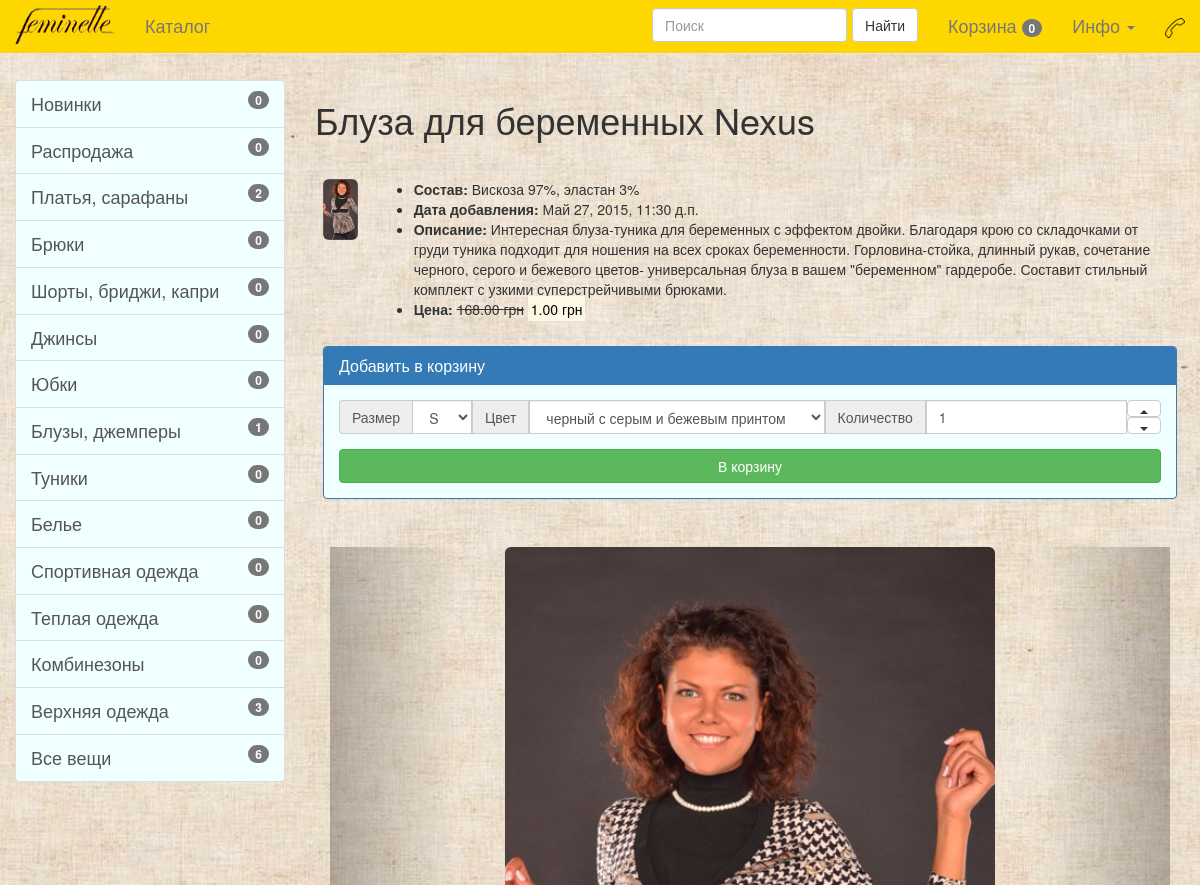
The app's page /catalogue/6 (upper part), older data.
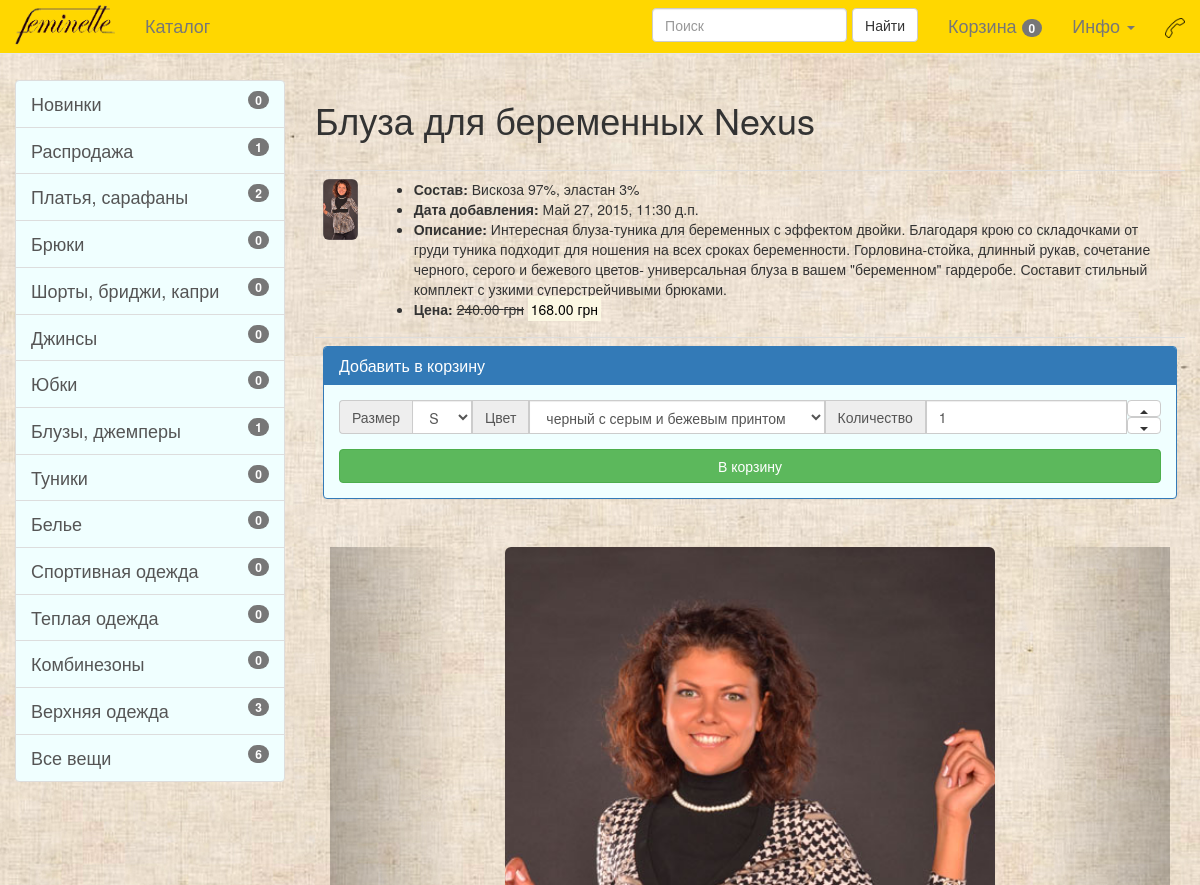
The same page, newer data.
### main/models.py (models this page shows, shortened)
class Product(models.Model):
    article = models.CharField(max_length=25, null=True, blank=True, default='AA0011')
    code = models.IntegerField(null=True, blank=True)
    position = models.IntegerField(null=True, blank=True, default=1)
    name = models.CharField(max_length=225)
    product_class = models.ManyToManyField(Product_class, related_name='product_class+', null=True, blank=True)
    manufacturer = models.CharField(max_length=100, default='TM \"Feminelle\"')
    season = models.CharField(max_length=25, null=True, blank=True)
    product_color = models.ManyToManyField(Product_color, related_name='product_color', null=True, blank=True)
    product_size = models.ManyToManyField(Product_size, related_name='product_size', null=True, blank=True)
    image = models.FileField(upload_to='product_title_pictures', null=True, blank=True)
    structure = models.CharField(max_length=255, null=True, blank=True)
    description = models.TextField(null=True, blank=True)
    promotion = models.CharField(max_length=225, null=True, blank=True)
    promotioin_modifier = models.DecimalField(max_digits=10, decimal_places=2, default=0)
    reserve = models.IntegerField(default=0)
    price = models.DecimalField(max_digits=10, decimal_places=2, default=0)
    popularity = models.IntegerField(default=0)
    note = models.TextField(null=True, blank=True)
    timestamp = models.DateTimeField(auto_now=False, auto_now_add=True)
    modtime = models.DateTimeField(auto_now=True, auto_now_add=False)
    accepted = models.BooleanField(default=True)
    def __unicode__(self):
        if False: #self.product_class:
            product_class=','.join(set(obj.name for obj in self.product_class.all()) )
            return '%s: %s' % (product_class, self.name)
        else:
            return '%s' % (self.name)

### main/views.py (the view, shortened to what this page needs)
# urls.py: url(r'^catalogue/(?P<pk>\d+)$', main.views.product, name='product'),
def product(request, pk):
    if handle_basket_query(request):
        return HttpResponseRedirect(request.META['HTTP_REFERER'])
    try:
        this_product = get_object_or_404(Product, id=int(pk), accepted=True)
    except:
        raise Http404
    if request.method == 'POST' and request.POST.get('form_name') == 'review':
        review_form = ReviewForm(request.POST)
        if review_form.is_valid():
            Review.objects.create(
                title = review_form.cleaned_data['title'],
                text = review_form.cleaned_data['text'],
                name = review_form.cleaned_data['name'],
                email = review_form.cleaned_data['email'],
                author_hided = review_form.cleaned_data['author_hided'],
                product_id = this_product.id
            )
            messages.success(request, MESSAGES['review_accepted_success'])
            return HttpResponseRedirect(request.META['HTTP_REFERER'])
    else:
        review_form = ReviewForm(initial=dict((k, '') for k in ReviewForm().fields.keys()))
    context = {
        'object': this_product,
        'images': Product_image.objects.filter(product_id = this_product),
        'product_sizes': this_product.product_size.all(),
        'product_colors': this_product.product_color.all(),
        'basket_products': get_basket_products(request),
        'badges_info': get_badges_info(request),
        'review_form': review_form,
        'review_list': Review.objects.filter(product_id = this_product.id, accepted = True)
        }
    template = 'product.html'
    return render(request, template, context)

### info/forms.py
class ReviewForm(forms.ModelForm):
    captcha = CaptchaField()
    class Meta:
        model = Review
        fields = ["name", "email", "title", "text", "author_hided",]

### main/views.py (called while the page is built, shortened)
def get_basket_products(request):
    object_list = []
    cycle = 0
    return object_list

def handle_basket_query(request):
    return False

### main/templates/product.html (shortened to what the changed rows need)
{% extends "base.html" %}
{% load staticfiles %}
{% block content %}
    <h1>{{ object }}</h1>
    <br/>
    <div>
        <table class="table">
        <tbody>
            <tr>
                <td>
                    <img class="img-responsive img-rounded"
                        {% if object.image %}
                            src='{{ object.image.url }}'
                        {% else %}
                            src='{% static 'img/no_image.png' %}'
                        {% endif %}
                         />
                </td>
                <td>
                    <ul>
                        <li><b>Состав:</b> {{ object.structure }}</li>
                        <li><b>Дата добавления:</b> {{ object.timestamp }}</li>
                        <li><b>Описание:</b> {{ object.description }}</li>
                        <li><b>Цена:</b>
                            {% if object.promotioin_modifier %}
                                <s>{{ object.price }} грн</s>
                                <mark>{{ object.promotioin_modifier }} грн</mark>
                            {% else %}
                                {{ object.price }} грн
                            {% endif %}
                        </li>
                    </ul>
                </td>
            </tr>
            <tr>
                <td colspan="2">
                <div>
                   <div class="panel panel-primary">
                       <div class="panel-heading">
                           <h1 class="panel-title">Добавить в корзину</h1>
                       </div>
                   </div>
                </div>
                </td>
            </tr>
        </tbody>
        </table>
    </div>
    <div class="col-md-12">
        <div id="carousel-pictures" class="carousel slide data-interval='1000'" data-ride="carousel" style="height: 750px">
        </div>
    </div>
{% endblock content %}

Row changes from the older to the newer data that the page shows:
changed Product "Блуза для беременных Nexus": price "168.00" → "240.00"; promotioin_modifier "1.00" → "168.00"
Text that changed along with them:
{{ badges_info.promo }}: "0" → "1"
